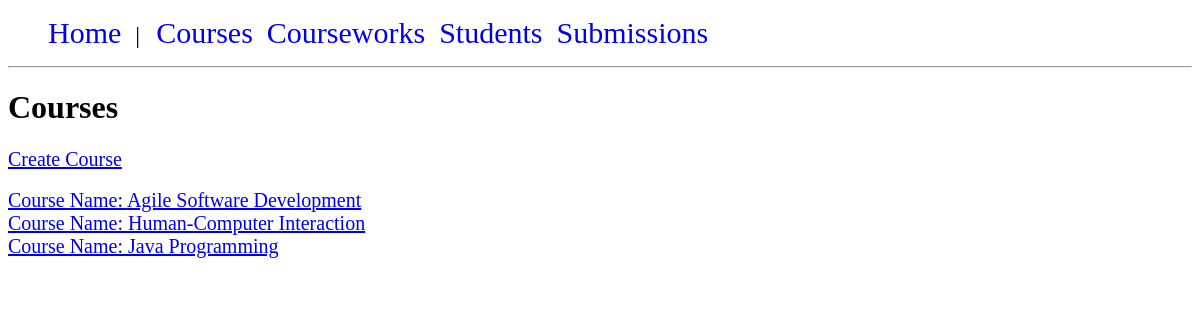
Screenshot of /courses/all_courses.php with the database file from the repository.
### tables this page shows
CREATE TABLE "courses" (
	"course_id"	INTEGER NOT NULL PRIMARY KEY AUTOINCREMENT UNIQUE,
	"name"	TEXT(50) NOT NULL
);

### database/dbconnection.php (called while the page is built, shortened)
<?php
class DB {
    private static $instance = null;
    private static $pdo;
    public function __construct() {
        if (php_sapi_name() == "cli") {
            self::$pdo = new PDO("sqlite:database/courseworkapp.db");
        }
        else {
            self::$pdo = new PDO("sqlite:".$_SERVER['DOCUMENT_ROOT']."/database/courseworkapp.db");
        }
}
    public static function getInstance() : DB {
        if(!self::$instance)
        {
            self::$instance = new DB();
        }
        return self::$instance;
    }
    public static function run($sql, $params = NULL) {
        $stmt = self::$pdo->prepare($sql);
        $stmt->execute($params);
        return $stmt;
    }
}

### courses/course_functions.php (called while the page is built, shortened)
<?php
if (php_sapi_name() == "cli") {
    require_once getcwd().'../database/dbconnection.php';
} else {
    require_once $_SERVER['DOCUMENT_ROOT'].'/database/dbconnection.php';
}
function getAllCourses() {
    $courses = DB::run("SELECT * FROM courses")->fetchAll(PDO::FETCH_ASSOC);
    return $courses;
}

### courses/all_courses.php (the view, shortened to what this page needs)
<?php
require_once 'course_functions.php';
$courses = getAllCourses();
echo '<h1>Courses</h1>';
echo "<a href='create_course_form.php'>Create Course</a>\n";
echo '<br>';
echo '<br>';
if ($courses) {
    foreach ($courses as $course) {
        echo "<a href='course_details.php?id=" . $course['course_id'] . "'> Course Name: " . $course['name'] . "</a>\n";
    }
} else {
    echo "<p>No courses available</p>";
}

### css/stylesheet.css (style rules this page uses)
#menu ul { list-style: none; }
#menu li { display: inline; padding-right: 10px; font-size: 24px; }
#menu a { text-decoration: none; font-size: 30px; }
a, p { font-size: 20px; }

### rows the page displays
courses: name "Agile Software Development"
courses: name "Human-Computer Interaction"
courses: name "Java Programming"
